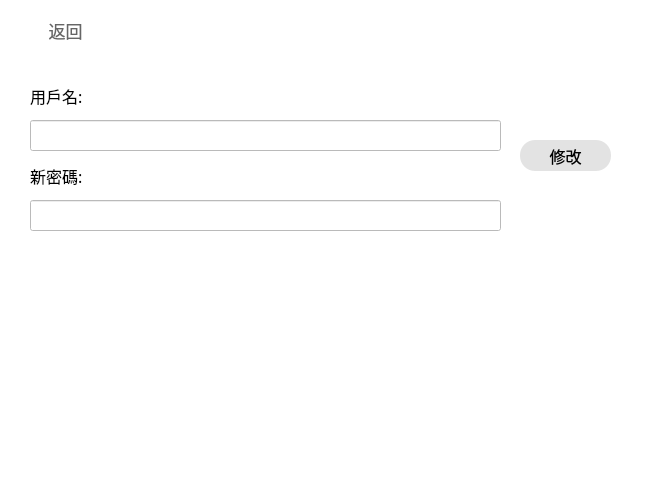
    <widget class="QWidget" name="Change_Users_Password_widget" native="true">
     <property name="geometry">
      <rect>
       <x>170</x>
       <y>50</y>
       <width>671</width>
       <height>481</height>
      </rect>
     </property>
     <property name="font">
      <font>
       <family>Microsoft YaHei</family>
       <pointsize>11</pointsize>
       <stylestrategy>PreferAntialias</stylestrategy>
      </font>
     </property>
     <property name="styleSheet">
      <string notr="true">background-color:rgba(255, 255, 255,240);</string>
     </property>
     <widget class="QPushButton" name="Change_Users_Password_Back">
      <property name="geometry">
       <rect>
        <x>10</x>
        <y>10</y>
        <width>111</width>
        <height>41</height>
       </rect>
      </property>
      <property name="sizePolicy">
       <sizepolicy hsizetype="Minimum" vsizetype="Minimum">
        <horstretch>0</horstretch>
        <verstretch>0</verstretch>
       </sizepolicy>
      </property>
      <property name="font">
       <font>
        <family>Microsoft YaHei</family>
        <pointsize>13</pointsize>
        <stylestrategy>PreferAntialias</stylestrategy>
       </font>
      </property>
      <property name="focusPolicy">
       <enum>Qt::StrongFocus</enum>
      </property>
      <property name="styleSheet">
       <string notr="true">QPushButton
{
	border:none;
	background-color:rgba(0,0,0,0);
	color:rgba(60,60,60,200);
}
QPushButton:hover
{
    color:rgba(60,60,60,255);
}
</string>
      </property>
      <property name="text">
       <string>返回</string>
      </property>
      <property name="icon">
       <iconset>
        <normaloff>:/icon/Icon/exit2.png</normaloff>:/icon/Icon/exit2.png</iconset>
      </property>
      <property name="iconSize">
       <size>
        <width>20</width>
        <height>20</height>
       </size>
      </property>
      <property name="checkable">
       <bool>false</bool>
      </property>
     </widget>
     <widget class="QLineEdit" name="Change_Users_Password_New_Password_input">
      <property name="geometry">
       <rect>
        <x>30</x>
        <y>200</y>
        <width>471</width>
        <height>31</height>
       </rect>
      </property>
      <property name="font">
       <font>
        <family>Microsoft YaHei</family>
        <pointsize>11</pointsize>
       </font>
      </property>
     </widget>
     <widget class="QLabel" name="Change_Users_Password_New_Password_title">
      <property name="geometry">
       <rect>
        <x>30</x>
        <y>160</y>
        <width>471</width>
        <height>31</height>
       </rect>
      </property>
      <property name="font">
       <font>
        <family>Microsoft YaHei</family>
        <pointsize>12</pointsize>
        <weight>50</weight>
        <bold>false</bold>
       </font>
      </property>
      <property name="styleSheet">
       <string notr="true"/>
      </property>
      <property name="text">
       <string>新密碼:</string>
      </property>
      <property name="alignment">
       <set>Qt::AlignLeading|Qt::AlignLeft|Qt::AlignVCenter</set>
      </property>
     </widget>
     <widget class="QLabel" name="Change_Users_Password_User_Name_title">
      <property name="geometry">
       <rect>
        <x>30</x>
        <y>80</y>
        <width>471</width>
        <height>31</height>
       </rect>
      </property>
      <property name="font">
       <font>
        <family>Microsoft YaHei</family>
        <pointsize>12</pointsize>
        <weight>50</weight>
        <bold>false</bold>
       </font>
      </property>
      <property name="styleSheet">
       <string notr="true"/>
      </property>
      <property name="text">
       <string>用戶名:</string>
      </property>
      <property name="alignment">
       <set>Qt::AlignLeading|Qt::AlignLeft|Qt::AlignVCenter</set>
      </property>
     </widget>
     <widget class="QLineEdit" name="Change_Users_Password_User_Name_input">
      <property name="geometry">
       <rect>
        <x>30</x>
        <y>120</y>
        <width>471</width>
        <height>31</height>
       </rect>
      </property>
      <property name="font">
       <font>
        <family>Microsoft YaHei</family>
        <pointsize>11</pointsize>
       </font>
      </property>
     </widget>
     <widget class="QPushButton" name="Change_Users_Password_Run_Button">
      <property name="geometry">
       <rect>
        <x>520</x>
        <y>140</y>
        <width>91</width>
        <height>31</height>
       </rect>
      </property>
      <property name="sizePolicy">
       <sizepolicy hsizetype="Minimum" vsizetype="Minimum">
        <horstretch>0</horstretch>
        <verstretch>0</verstretch>
       </sizepolicy>
      </property>
      <property name="font">
       <font>
        <family>Microsoft YaHei</family>
        <pointsize>12</pointsize>
        <stylestrategy>PreferAntialias</stylestrategy>
       </font>
      </property>
      <property name="focusPolicy">
       <enum>Qt::StrongFocus</enum>
      </property>
      <property name="styleSheet">
       <string notr="true">QPushButton
{
	border:none;
	background-color:rgba(20,20,20,30);
	border-radius: 15px;
}
QPushButton:hover
{
    background-color:rgba(20,20,20,50);
}
QPushButton:pressed
{
    background-color:rgba(20,20,20,70);
}</string>
      </property>
      <property name="text">
       <string>修改</string>
      </property>
      <property name="iconSize">
       <size>
        <width>16</width>
        <height>16</height>
       </size>
      </property>
      <property name="checkable">
       <bool>false</bool>
      </property>
     </widget>
    </widget>
